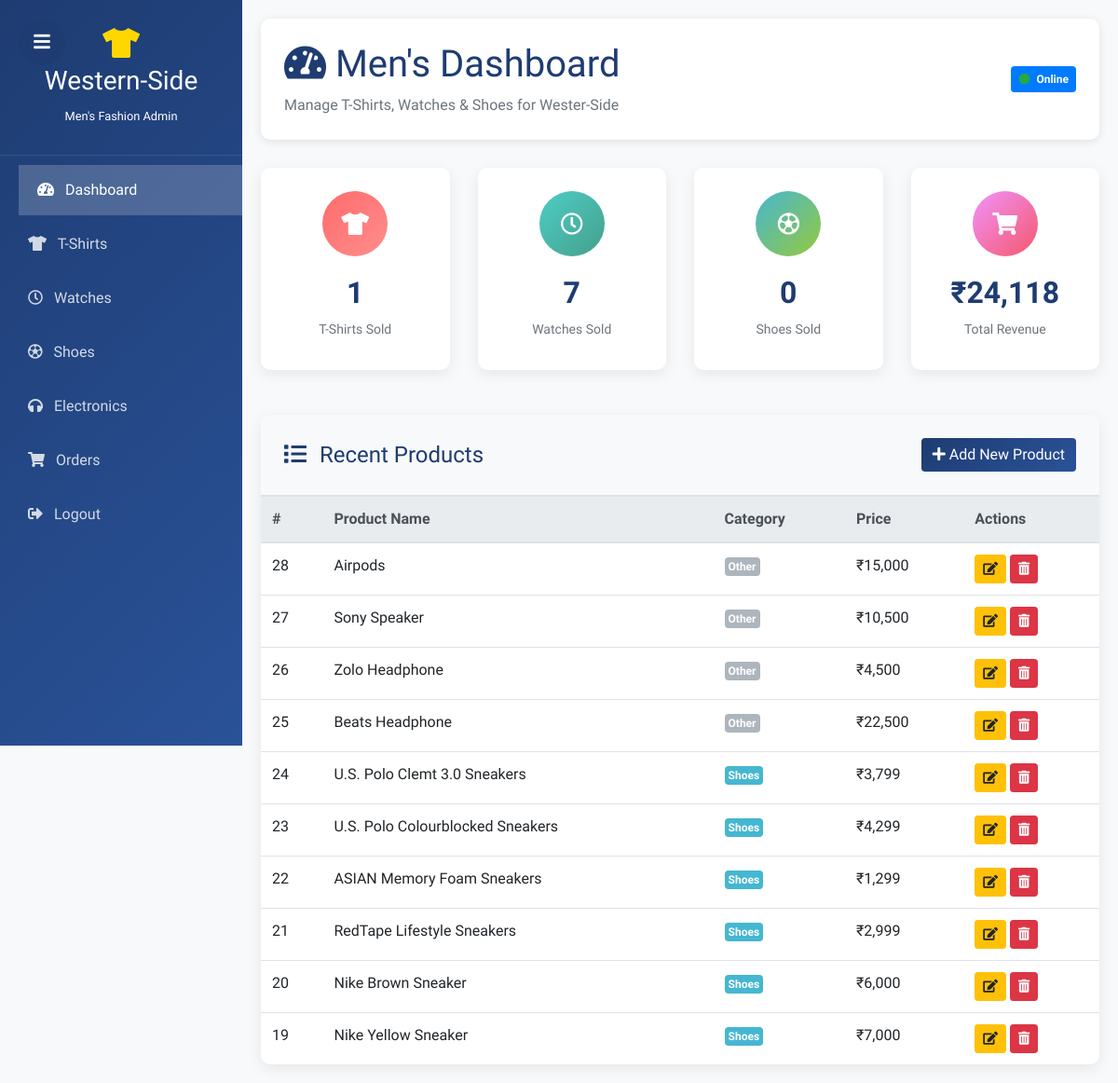
Page /Admin/index.php (signed in) on the committed database.
### tables this page shows
CREATE TABLE `products` (
  `id`          int(11)       NOT NULL AUTO_INCREMENT,
  `name`        varchar(150)  NOT NULL,
  `description` text          DEFAULT NULL,
  `price`       int(11)       NOT NULL,
  `old_price`   int(11)       DEFAULT NULL,
  `category`    varchar(20)   DEFAULT 'other',
  `brand`       varchar(50)   DEFAULT NULL,
  `stock`       int(11)       DEFAULT 0,
  `image`       varchar(100)  DEFAULT 'default.jpg',
  `is_featured` tinyint(1)    DEFAULT 0,
  `status`      enum('active','inactive') DEFAULT 'active',
  `created_at`  timestamp     NOT NULL DEFAULT CURRENT_TIMESTAMP,
  PRIMARY KEY (`id`)
);

### Admin/index.php (the view, shortened to what this page needs)
<?php
$conn = mysqli_connect("localhost", "root", "", "ecommerce");
$tshirt_query = "SELECT COUNT(*) as total FROM users_products up
                 JOIN products p ON up.item_id = p.id
                 WHERE p.category = 'tshirt' AND up.status = 'Confirmed'";
$tshirt_result = mysqli_query($conn, $tshirt_query);
$tshirt_sold = $tshirt_result ? mysqli_fetch_assoc($tshirt_result)['total'] : 0;
$watch_query = "SELECT COUNT(*) as total FROM users_products up
                JOIN products p ON up.item_id = p.id
                WHERE p.category = 'watch' AND up.status = 'Confirmed'";
$watch_result = mysqli_query($conn, $watch_query);
$watch_sold = $watch_result ? mysqli_fetch_assoc($watch_result)['total'] : 0;
$shoes_query = "SELECT COUNT(*) as total FROM users_products up
                JOIN products p ON up.item_id = p.id
                WHERE p.category = 'shoes' AND up.status = 'Confirmed'";
$shoes_result = mysqli_query($conn, $shoes_query);
$shoes_sold = $shoes_result ? mysqli_fetch_assoc($shoes_result)['total'] : 0;
$revenue_query = "SELECT SUM(p.price) as total FROM users_products up
                  JOIN products p ON up.item_id = p.id
                  WHERE up.status = 'Confirmed'";
$revenue_result = mysqli_query($conn, $revenue_query);
$revenue = $revenue_result ? mysqli_fetch_assoc($revenue_result)['total'] : 0;
$products_query = "SELECT * FROM products ORDER BY id DESC LIMIT 10";
$products_result = mysqli_query($conn, $products_query);
?>
<!DOCTYPE html>
<html lang="en">
<head>
    <link rel="stylesheet" href="https://stackpath.bootstrapcdn.com/bootstrap/4.1.3/css/bootstrap.min.css">
    <link rel="stylesheet" href="https://cdnjs.cloudflare.com/ajax/libs/font-awesome/5.15.4/css/all.min.css">
    <link rel="stylesheet" href="https://cdnjs.cloudflare.com/ajax/libs/font-awesome/5.15.4/css/v4-shims.min.css">
</head>
<body>
    <button id="toggleBtn" class="mobile-toggle">
        <i class="fa fa-bars"></i>
    </button>
    <div class="sidebar" id="sidebar">
        <div class="logo">
            <i class="fa fa-tshirt fa-2x mb-2" style="color: #ffd700;"></i>
            <h3>Western-Side</h3>
            <small>Men's Fashion Admin</small>
        </div>
        <nav class="nav flex-column mt-2">
            <a class="nav-link active" href="index.php">
                <i class="fa fa-tachometer mr-2"></i> Dashboard
            </a>
            <a class="nav-link" href="tshirts.php">
                <i class="fa fa-tshirt mr-2"></i> T-Shirts
            </a>
            <a class="nav-link" href="watches.php">
                <i class="fa fa-clock-o mr-2"></i> Watches
            </a>
            <a class="nav-link" href="shoes.php">
                <i class="fa fa-soccer-ball-o mr-2"></i> Shoes
            </a>
            <a class="nav-link" href="electronics.php">
                <i class="fa fa-headphones mr-2"></i> Electronics
            </a>
            <a class="nav-link" href="orders.php">
                <i class="fa fa-shopping-cart mr-2"></i> Orders
            </a>
            <a class="nav-link text-danger" href="?logout=1">
                <i class="fa fa-sign-out mr-2"></i> Logout
            </a>
        </nav>
    </div>
    <div class="main-content" id="mainContent">
        <div class="page-header">
            <div class="row align-items-center">
                <div class="col-md-6">
                    <h1 style="color: #1e3c72; font-family: 'Delius Swash Caps', cursive;">
                        <i class="fa fa-tachometer"></i> Men's Dashboard
                    </h1>
                    <p class="mb-0 text-muted">Manage T-Shirts, Watches & Shoes for Wester-Side</p>
                </div>
                <div class="col-md-6 text-md-right">
                    <span class="badge badge-primary p-2">
                        <i class="fa fa-circle text-success mr-1"></i> Online
                    </span>
                </div>
            </div>
        </div>
        <div class="row mb-4">
            <div class="col-md-3 mb-4">
                <div class="stat-card stat-tshirt">
                    <div class="stat-icon"><i class="fa fa-tshirt"></i></div>
                    <div class="stat-number"><?php echo $tshirt_sold; ?></div>
                    <div class="stat-label">T-Shirts Sold</div>
                </div>
            </div>
            <div class="col-md-3 mb-4">
                <div class="stat-card stat-watch">
                    <div class="stat-icon"><i class="fa fa-clock-o"></i></div>
                    <div class="stat-number"><?php echo $watch_sold; ?></div>
                    <div class="stat-label">Watches Sold</div>
                </div>
            </div>
            <div class="col-md-3 mb-4">
                <div class="stat-card stat-shoes">
                    <div class="stat-icon"><i class="fa fa-soccer-ball-o"></i></div>
                    <div class="stat-number"><?php echo $shoes_sold; ?></div>
                    <div class="stat-label">Shoes Sold</div>
                </div>
            </div>
            <div class="col-md-3 mb-4">
                <div class="stat-card stat-orders">
                    <div class="stat-icon"><i class="fa fa-shopping-cart"></i></div>
                    <div class="stat-number">₹<?php echo number_format($revenue); ?></div>
                    <div class="stat-label">Total Revenue</div>
                </div>
            </div>
        </div>
        <div class="table-responsive">
            <div class="table-header d-flex justify-content-between align-items-center">
                <h4 style="color: #1e3c72; margin: 0;">
                    <i class="fa fa-list mr-2"></i> Recent Products
                </h4>
                <a href="add_product.php" class="btn btn-admin text-white">
                    <i class="fa fa-plus"></i> Add New Product
                </a>
            </div>
            <table class="table table-hover mb-0">
                <thead class="thead-light">
                    <tr>
                        <th>#</th>
                        <th>Product Name</th>
                        <th>Category</th>
                        <th>Price</th>
                        <th>Actions</th>
                    </tr>
                </thead>
                <tbody>
                <?php if($products_result && mysqli_num_rows($products_result) > 0): ?>
                    <?php while($row = mysqli_fetch_assoc($products_result)): ?>
                    <?php
                        $cat = isset($row['category']) ? strtolower($row['category']) : 'other';
                        $badge_class = in_array($cat, ['tshirt','watch','shoes']) ? 'badge-'.$cat : 'badge-other';
                        $cat_label   = $cat !== 'other' ? ucfirst($cat) : 'Other';
                    ?>
                    <tr>
                        <td><?php echo $row['id']; ?></td>
                        <td><?php echo htmlspecialchars($row['name']); ?></td>
                        <td>
                            <span class="badge <?php echo $badge_class; ?> p-1">
                                <?php echo $cat_label; ?>
                            </span>
                        </td>
                        <td>₹<?php echo number_format($row['price']); ?></td>
                        <td>
                            <a href="edit_product.php?id=<?php echo $row['id']; ?>" class="btn btn-sm btn-warning">
                                <i class="fa fa-edit"></i>
                            </a>
                            <a href="delete_product.php?id=<?php echo $row['id']; ?>"
                               class="btn btn-sm btn-danger"
                               onclick="return confirm('Delete this product?')">
                                <i class="fa fa-trash"></i>
                            </a>
                        </td>
                    </tr>
                    <?php endwhile; ?>
                <?php else: ?>
                    <tr>
                        <td colspan="5" class="text-center text-muted py-4">No products found.</td>
                    </tr>
                <?php endif; ?>
                </tbody>
            </table>
        </div></div><script src="https://code.jquery.com/jquery-3.3.1.slim.min.js"></script>
</body>
</html>

### Admin/index.php (style rules this page uses)
body { font-family: 'Andika', sans-serif; background: #f8f9fa; }
.sidebar { height: 100vh; background: linear-gradient(135deg, #1e3c72 0%, #2a5298 100%); position: fixed; width: 260px; top: 0; left: 0; z-index: 1030; transition: all 0.3s; overflow-y: auto; }
.sidebar .logo { padding: 30px 20px; text-align: center; border-bottom: 1px solid rgba(255,255,255,0.1); color: white; font-family: 'Delius Swash Caps', cursive; }
.sidebar .nav-link { color: rgba(255,255,255,0.8) !important; padding: 15px 20px !important; border-radius: 0; margin: 2px 10px; transition: all 0.3s; }
.sidebar .nav-link:hover, .sidebar .nav-link.active { background: rgba(255,255,255,0.2) !important; color: white !important; transform: translateX(10px); }
.main-content { margin-left: 260px; padding: 20px; min-height: 100vh; }
.page-header { background: white; padding: 25px; border-radius: 10px; box-shadow: 0 2px 10px rgba(0,0,0,0.1); margin-bottom: 30px; }
.stat-card { background: white; padding: 25px; border-radius: 10px; box-shadow: 0 4px 15px rgba(0,0,0,0.08); transition: all 0.3s; text-align: center; height: 100%; }
.stat-icon { width: 70px; height: 70px; border-radius: 50%; display: flex; align-items: center; justify-content: center; margin: 0 auto 15px; font-size: 24px; }
.stat-tshirt .stat-icon { background: linear-gradient(135deg, #ff6b6b, #ff8e8e); color: white; }
.stat-watch .stat-icon { background: linear-gradient(135deg, #4ecdc4, #44a08d); color: white; }
.stat-shoes .stat-icon { background: linear-gradient(135deg, #45b7d1, #96c93d); color: white; }
.stat-orders .stat-icon { background: linear-gradient(135deg, #f093fb, #f5576c); color: white; }
.stat-number { font-size: 32px; font-weight: bold; color: #1e3c72; margin-bottom: 5px; }
.stat-label { color: #6c757d; font-size: 14px; margin-bottom: 8px; }
.table-responsive { background: white; border-radius: 10px; box-shadow: 0 4px 15px rgba(0,0,0,0.08); overflow: hidden; }
.table-header { padding: 25px; background: #f8f9fa; border-bottom: 1px solid #dee2e6; }
.btn-admin { background: linear-gradient(135deg, #1e3c72, #2a5298); border: none; }
.badge-shoes { background: #45b7d1; color: white; }
.badge-other { background: #adb5bd; color: white; }
.mobile-toggle { position: fixed; top: 20px; left: 20px; z-index: 1040; background: rgba(30,60,114,0.9); border: none; color: white; width: 50px; height: 50px; border-radius: 50%; font-size: 20px; display: flex; align-items: center; justify-content: center; }

### rows in the picture
products: id "28", name "Airpods", category "Other", price "15,000"
products: id "27", name "Sony Speaker", category "Other", price "10,500"
products: id "26", name "Zolo Headphone", category "Other", price "4,500"
products: id "25", name "Beats Headphone", category "Other", price "22,500"
products: id "24", name "U.S. Polo Clemt 3.0 Sneakers", category "Shoes", price "3,799"
products: id "23", name "U.S. Polo Colourblocked Sneakers", category "Shoes", price "4,299"
products: id "22", name "ASIAN Memory Foam Sneakers", category "Shoes", price "1,299"
products: id "21", name "RedTape Lifestyle Sneakers", category "Shoes", price "2,999"
products: id "20", name "Nike Brown Sneaker", category "Shoes", price "6,000"
products: id "19", name "Nike Yellow Sneaker", category "Shoes", price "7,000"

### other values in the picture
$tshirt_sold "1"
$watch_sold "7"
$shoes_sold "0"
$revenue "24,118"
